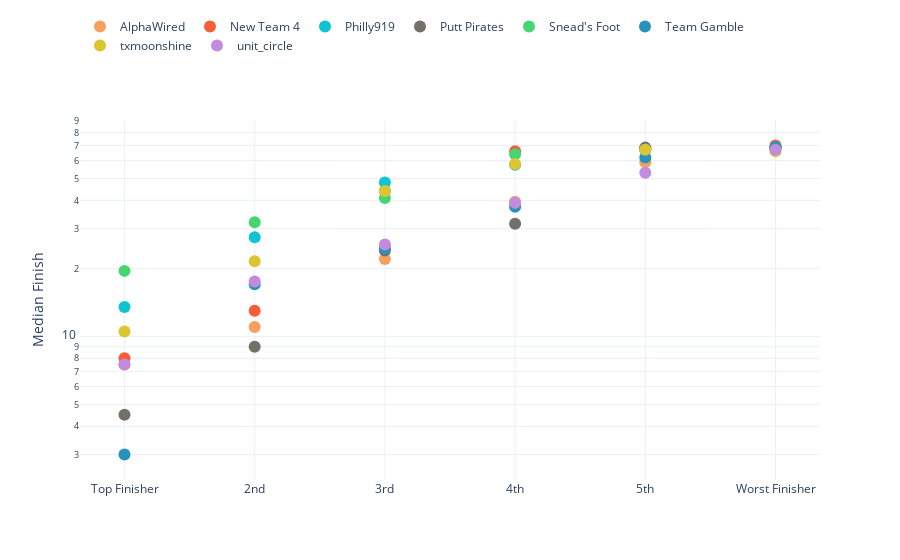

The code cell stored with this chart in its notebook:
### Code cell
### FINISHING POSITION COMPARISON

finish_medians = round(df[['team','fin_1','fin_2','fin_3','fin_4','fin_5','fin_6']].groupby('team').median(),1).reset_index()
finish_medians.columns = 'Team','Top Finisher','2nd','3rd','4th','5th','Worst Finisher'
melted_finish_medians = finish_medians.melt(id_vars='Team',value_vars=['Top Finisher','2nd','3rd','4th','5th','Worst Finisher'])

print(finish_medians)

fin_place_scatter = px.scatter(melted_finish_medians,
          x='variable',
          y='value',
          color='Team',
          color_discrete_map=team_color,
          template='plotly_white',
          labels={'value':'Median Finish','variable':''},
#           width=550,
          log_y=True,
          ).update_traces(marker_size=12)

fin_place_scatter.update_layout(title_x=.5,
                               legend=dict(
                                   title=None,
                                   orientation='h',
                                   x=0,
                                   y=1.3
                               )
                              )

### Figure 1 — Plotly figure (JSON) as saved in the notebook; plotly's stock layout.template omitted (floating-point values rounded to 4 significant figures)
{"data": [{"hovertemplate": "Team=AlphaWired<br>=%{x}<br>Median Finish=%{y}<extra></extra>", "legendgroup": "AlphaWired", "marker": {"color": "rgb(247,160,93)", "size": 12, "symbol": "circle"}, "mode": "markers", "name": "AlphaWired", "orientation": "v", "showlegend": true, "type": "scatter", "x": ["Top Finisher", "2nd", "3rd", "4th", "5th", "Worst Finisher"], "xaxis": "x", "y": [7.5, 11, 22, 39.5, 59, 69], "yaxis": "y"}, {"hovertemplate": "Team=New Team 4<br>=%{x}<br>Median Finish=%{y}<extra></extra>", "legendgroup": "New Team 4", "marker": {"color": "rgb(247,94,56)", "size": 12, "symbol": "circle"}, "mode": "markers", "name": "New Team 4", "orientation": "v", "showlegend": true, "type": "scatter", "x": ["Top Finisher", "2nd", "3rd", "4th", "5th", "Worst Finisher"], "xaxis": "x", "y": [8, 13, 44, 66, 68, 70], "yaxis": "y"}, {"hovertemplate": "Team=Philly919<br>=%{x}<br>Median Finish=%{y}<extra></extra>", "legendgroup": "Philly919", "marker": {"color": "rgb(14,195,210)", "size": 12, "symbol": "circle"}, "mode": "markers", "name": "Philly919", "orientation": "v", "showlegend": true, "type": "scatter", "x": ["Top Finisher", "2nd", "3rd", "4th", "5th", "Worst Finisher"], "xaxis": "x", "y": [13.5, 27.5, 48, 57.5, 67, 69], "yaxis": "y"}, {"hovertemplate": "Team=Putt Pirates<br>=%{x}<br>Median Finish=%{y}<extra></extra>", "legendgroup": "Putt Pirates", "marker": {"color": "rgb(115,112,106)", "size": 12, "symbol": "circle"}, "mode": "markers", "name": "Putt Pirates", "orientation": "v", "showlegend": true, "type": "scatter", "x": ["Top Finisher", "2nd", "3rd", "4th", "5th", "Worst Finisher"], "xaxis": "x", "y": [4.5, 9, 24, 31.5, 68.5, 68.5], "yaxis": "y"}, {"hovertemplate": "Team=Snead's Foot<br>=%{x}<br>Median Finish=%{y}<extra></extra>", "legendgroup": "Snead's Foot", "marker": {"color": "rgb(70,214,113)", "size": 12, "symbol": "circle"}, "mode": "markers", "name": "Snead's Foot", "orientation": "v", "showlegend": true, "type": "scatter", "x": ["Top Finisher", "2nd", "3rd", "4th", "5th", "Worst Finisher"], "xaxis": "x", "y": [19.5, 32, 41, 64, 67, 68], "yaxis": "y"}, {"hovertemplate": "Team=Team Gamble<br>=%{x}<br>Median Finish=%{y}<extra></extra>", "legendgroup": "Team Gamble", "marker": {"color": "rgb(38,147,190)", "size": 12, "symbol": "circle"}, "mode": "markers", "name": "Team Gamble", "orientation": "v", "showlegend": true, "type": "scatter", "x": ["Top Finisher", "2nd", "3rd", "4th", "5th", "Worst Finisher"], "xaxis": "x", "y": [3, 17, 24.5, 37.5, 62, 68.5], "yaxis": "y"}, {"hovertemplate": "Team=txmoonshine<br>=%{x}<br>Median Finish=%{y}<extra></extra>", "legendgroup": "txmoonshine", "marker": {"color": "rgb(219,197,48)", "size": 12, "symbol": "circle"}, "mode": "markers", "name": "txmoonshine", "orientation": "v", "showlegend": true, "type": "scatter", "x": ["Top Finisher", "2nd", "3rd", "4th", "5th", "Worst Finisher"], "xaxis": "x", "y": [10.5, 21.5, 44, 58, 67, 66], "yaxis": "y"}, {"hovertemplate": "Team=unit_circle<br>=%{x}<br>Median Finish=%{y}<extra></extra>", "legendgroup": "unit_circle", "marker": {"color": "rgb(194,139,221)", "size": 12, "symbol": "circle"}, "mode": "markers", "name": "unit_circle", "orientation": "v", "showlegend": true, "type": "scatter", "x": ["Top Finisher", "2nd", "3rd", "4th", "5th", "Worst Finisher"], "xaxis": "x", "y": [7.5, 17.5, 25.5, 39, 53, 67], "yaxis": "y"}], "layout": {"legend": {"orientation": "h", "title": {}, "tracegroupgap": 0, "x": 0, "y": 1.3}, "margin": {"t": 60}, "title": {"x": 0.5}, "xaxis": {"anchor": "y", "domain": [0, 1], "title": {"text": ""}}, "yaxis": {"anchor": "x", "domain": [0, 1], "title": {"text": "Median Finish"}, "type": "log"}}}
